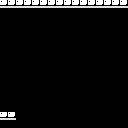

Below is a game level as drawn by its tile map, then a one-line description and the .tmx file that defines it, in full:
An orthogonal 16x16 tile map with 8x8 px tiles, 1 tile layer (Tile Layer 1).

<map version="1.0" tiledversion="1.0.2" orientation="orthogonal" renderorder="right-down" width="16" height="16" tilewidth="8" tileheight="8" nextobjectid="1">
 <tileset firstgid="1" name="tiles-outer-ruins" tilewidth="8" tileheight="8" tilecount="256" columns="16">
  <image source="tiles-outer-ruins.png" width="128" height="128" />
 </tileset>
 <layer name="Tile Layer 1" width="16" height="16">
  <data encoding="csv">
150,150,150,150,150,150,150,150,150,150,150,150,150,150,150,150,
1,1,1,1,1,1,1,1,1,1,1,1,1,1,1,1,
1,1,1,1,1,1,1,1,1,1,1,1,1,1,1,1,
1,1,1,1,1,1,1,1,1,1,1,1,1,1,1,1,
1,1,1,1,1,1,1,1,1,1,1,1,1,1,1,1,
1,1,1,1,1,1,1,1,1,1,1,1,1,1,1,1,
1,1,1,1,1,1,1,1,1,1,1,1,1,1,1,1,
1,1,1,1,1,1,1,1,1,1,1,1,1,1,1,1,
1,1,1,1,1,1,1,1,1,1,1,1,1,1,1,1,
1,1,1,1,1,1,1,1,1,1,1,1,1,1,1,1,
1,1,1,1,1,1,1,1,1,1,1,1,1,1,1,1,
1,1,1,1,1,1,1,1,1,1,1,1,1,1,1,1,
1,1,1,1,1,1,1,1,1,1,1,1,1,1,1,1,
1,1,1,1,1,1,1,1,1,1,1,1,1,1,1,1,
150,150,1,1,1,1,1,1,1,1,1,1,1,1,1,1,
1,1,1,1,1,1,1,1,1,1,1,1,1,1,1,1
</data>
 </layer>
</map>
